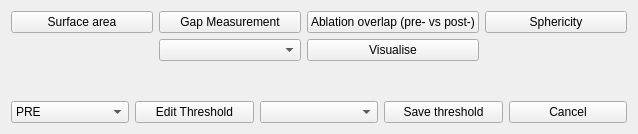
<?xml version="1.0" encoding="UTF-8"?>
<ui version="4.0">
 <class>ScarCalculationsViewControls</class>
 <widget class="QWidget" name="ScarCalculationsViewControls">
  <property name="geometry">
   <rect>
    <x>0</x>
    <y>0</y>
    <width>638</width>
    <height>134</height>
   </rect>
  </property>
  <property name="windowTitle">
   <string>QmitkTemplate</string>
  </property>
  <layout class="QVBoxLayout" name="verticalLayout">
   <item>
    <layout class="QGridLayout" name="gridLayout">
     <item row="1" column="3">
      <widget class="QPushButton" name="button_1">
       <property name="text">
        <string>Sphericity</string>
       </property>
      </widget>
     </item>
     <item row="1" column="2">
      <widget class="QPushButton" name="fandi_t3">
       <property name="text">
        <string>Ablation overlap (pre- vs post-)</string>
       </property>
      </widget>
     </item>
     <item row="1" column="1">
      <widget class="QPushButton" name="fandi_t2">
       <property name="text">
        <string>Gap Measurement</string>
       </property>
      </widget>
     </item>
     <item row="1" column="0">
      <widget class="QPushButton" name="fandi_t1">
       <property name="text">
        <string>Surface area</string>
       </property>
      </widget>
     </item>
     <item row="2" column="2">
      <widget class="QPushButton" name="fandi_t3_visualise">
       <property name="text">
        <string>Visualise</string>
       </property>
      </widget>
     </item>
     <item row="2" column="1">
      <widget class="QComboBox" name="fandi_t2_visualise"/>
     </item>
    </layout>
   </item>
   <item>
    <widget class="QVTKOpenGLStereoWidget" name="widget_1" native="true">
     <property name="sizePolicy">
      <sizepolicy hsizetype="MinimumExpanding" vsizetype="MinimumExpanding">
       <horstretch>0</horstretch>
       <verstretch>0</verstretch>
      </sizepolicy>
     </property>
    </widget>
   </item>
   <item>
    <layout class="QHBoxLayout" name="horizontalLayout_2">
     <item>
      <widget class="QComboBox" name="comboBox">
       <item>
        <property name="text">
         <string>PRE</string>
        </property>
       </item>
       <item>
        <property name="text">
         <string>POST</string>
        </property>
       </item>
      </widget>
     </item>
     <item>
      <widget class="QPushButton" name="button_thres">
       <property name="text">
        <string>Edit Threshold</string>
       </property>
      </widget>
     </item>
     <item>
      <widget class="QComboBox" name="combo_thres"/>
     </item>
     <item>
      <widget class="QPushButton" name="button_saveth">
       <property name="text">
        <string>Save threshold</string>
       </property>
      </widget>
     </item>
     <item>
      <widget class="QPushButton" name="button_cancel">
       <property name="maximumSize">
        <size>
         <width>119</width>
         <height>16777215</height>
        </size>
       </property>
       <property name="text">
        <string>Cancel</string>
       </property>
      </widget>
     </item>
    </layout>
   </item>
  </layout>
 </widget>
 <layoutdefault spacing="6" margin="11"/>
 <customwidgets>
  <customwidget>
   <class>QVTKOpenGLStereoWidget</class>
   <extends>QWidget</extends>
   <header>QVTKOpenGLStereoWidget.h</header>
   <container>1</container>
  </customwidget>
 </customwidgets>
 <resources/>
 <connections/>
</ui>
